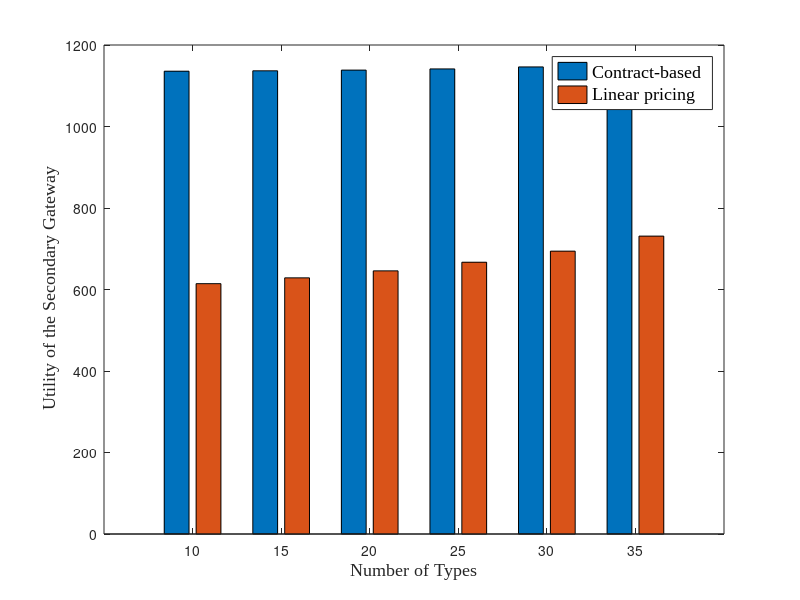
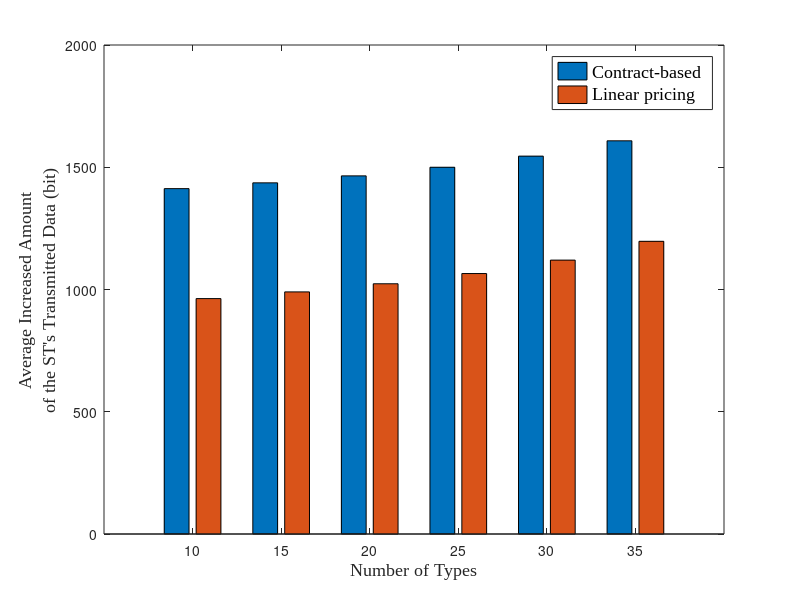

MATLAB code to generate these figures, in order:

% The values in this script is from the "contract_compare" by adapting the number of types. 
close all

%number of types vs utility of the SG
utility=[1.1357e3 1.1367e3 1.1384e3 1.1413e3 1.1462e3 1.1549e3   ]
compare=[614.3350 628.6101 645.7568 666.9318 694.1048 731.0137 ]
K=10:5:35;
figure
bar(K, [utility.', compare.'])
legend('Contract-based','Linear pricing')
set(legend,'FontSize',13,'FontName','Times New Roman')
xlabel('Number of Types','FontSize',13,'FontName','Times New Roman')
ylabel(' Utility of the Secondary Gateway','FontSize',13,'FontName','Times New Roman')



%number of types vs the average inceased amount of the ST's transmitted data
throughput=[1.4126e3 1.4363e3 1.4648e3 1.5e3 1.5455e3 1.6082e3   ]
throughput_compare=[962.8363 990.2207 1.0235e3 1.0653e3 1.1202e3 1.1971e3 ]
K=10:5:35;
figure
bar(K, [throughput.', throughput_compare.'])
legend('Contract-based','Linear pricing')
set(legend,'FontSize',13,'FontName','Times New Roman')
xlabel('Number of Types','FontSize',13,'FontName','Times New Roman')
ylabel({'Average Increased Amount'; 'of the ST''s Transmitted Data (bit)'},'FontSize',13,'FontName','Times New Roman')



